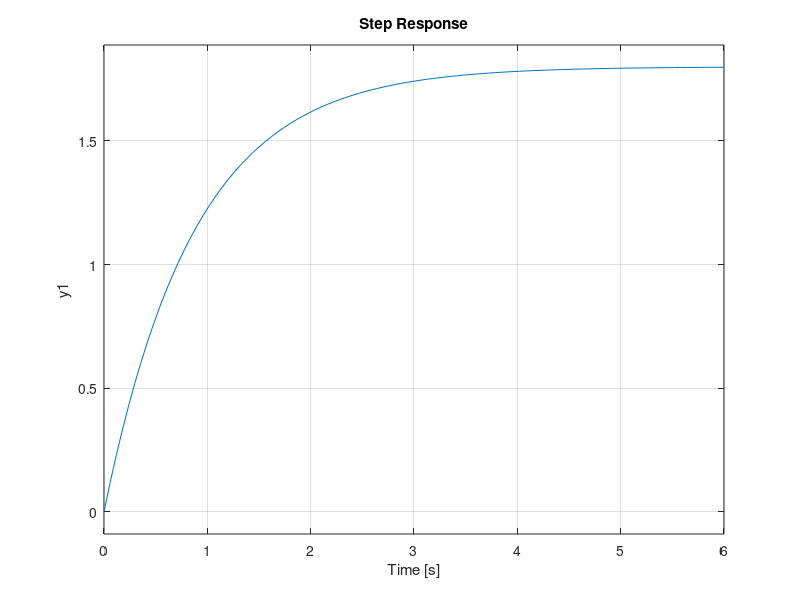
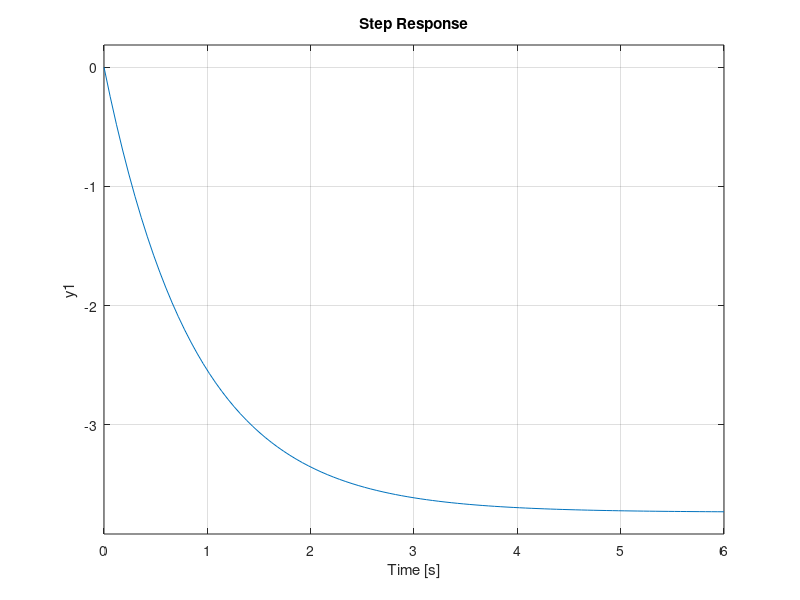
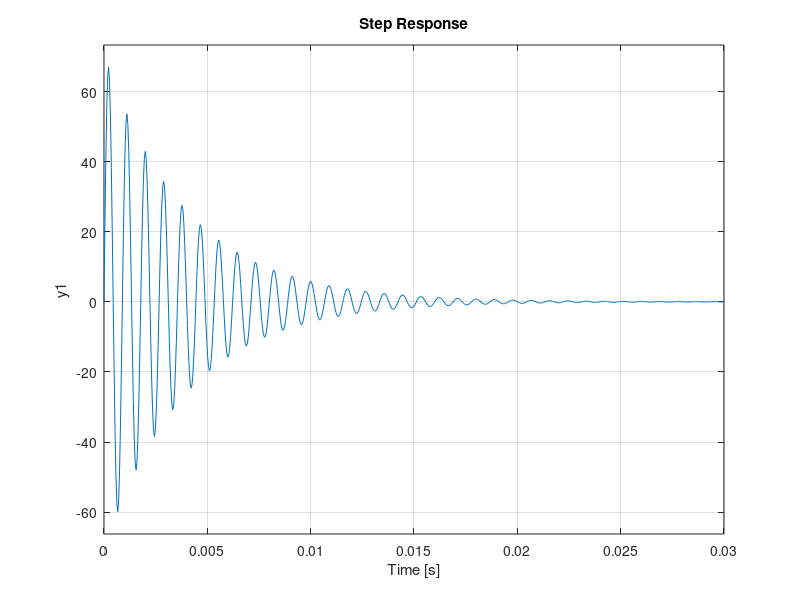
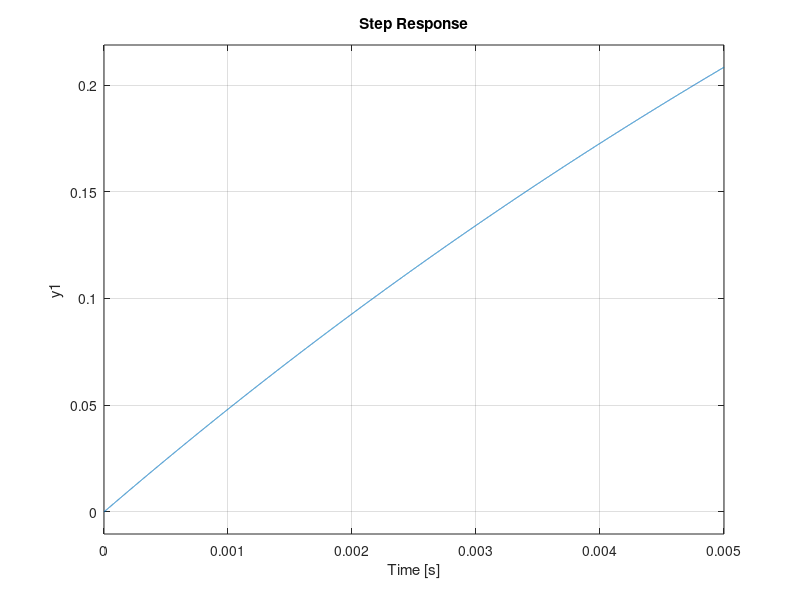

The MATLAB script that drew these images, in order:
clc
clear
close all
%---------primer punto-------
tao=3.5/4;
k=-1.8/2.7;
h=tf(k,[tao 1]);
step(-2.7*h)
figure
step(5.6*h)

%------segundo punto---------
R=1e3;
L=10e-3;
C=2e-6;
%------matrices------
A=[0 1/L;
   -1/C -1/(R*C)];
B=[0 1/C]';
Cs=[0 1];
D=0;

h_ele=ss(A,B,Cs,D);
figure
step(h_ele)

%--------tercer punto-------
R1=10e3;
R2=20e3;
h_=tf(R2,[L*C*(R1+R2) R1*R2*C R1+R2]);
figure
step(h_)
